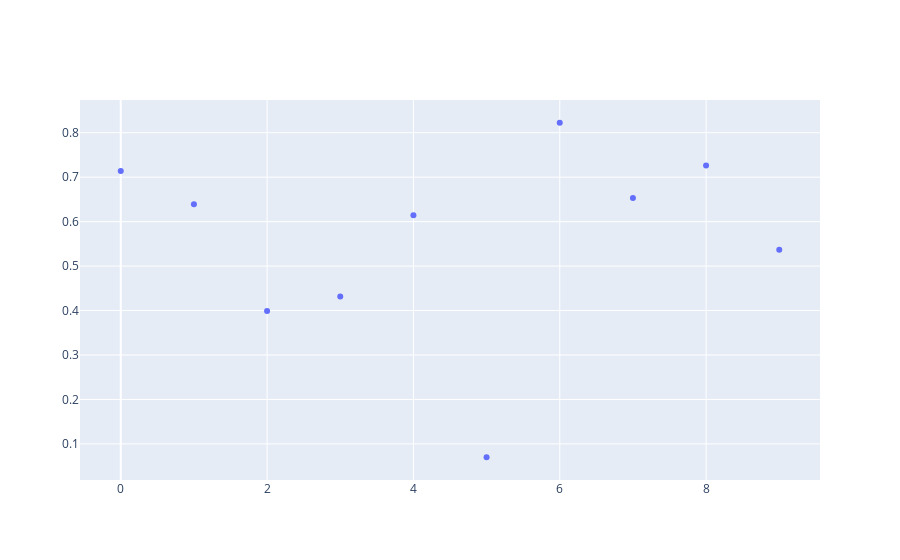

Here is the notebook cell this chart was saved with:
### Markdown cell above
<h3> Simple scatter and line plots with <code>add_trace</code> and <code>go.Scatter</code> </h3>

### Code cell
scatter_data = np.random.rand(10)
pprint(scatter_data)

scatter_fig = go.Figure()

_ = scatter_fig.add_trace(
    go.Scatter(
#         x = list(range(len(scatter_data))),
        y = scatter_data,
        mode = 'markers',
    )
)

scatter_fig.show()

### Figure 1 — Plotly figure (JSON) as saved in the notebook; plotly's stock layout.template omitted (floating-point values rounded to 4 significant figures)
{"data": [{"mode": "markers", "type": "scatter", "y": [0.7138, 0.6392, 0.3992, 0.4318, 0.6145, 0.07004, 0.8224, 0.6534, 0.7263, 0.5369]}], "layout": {"autosize": true, "xaxis": {"autorange": true, "range": [-0.5252, 9.525]}, "yaxis": {"autorange": true, "range": [0.01493, 0.8775], "type": "linear"}}}
